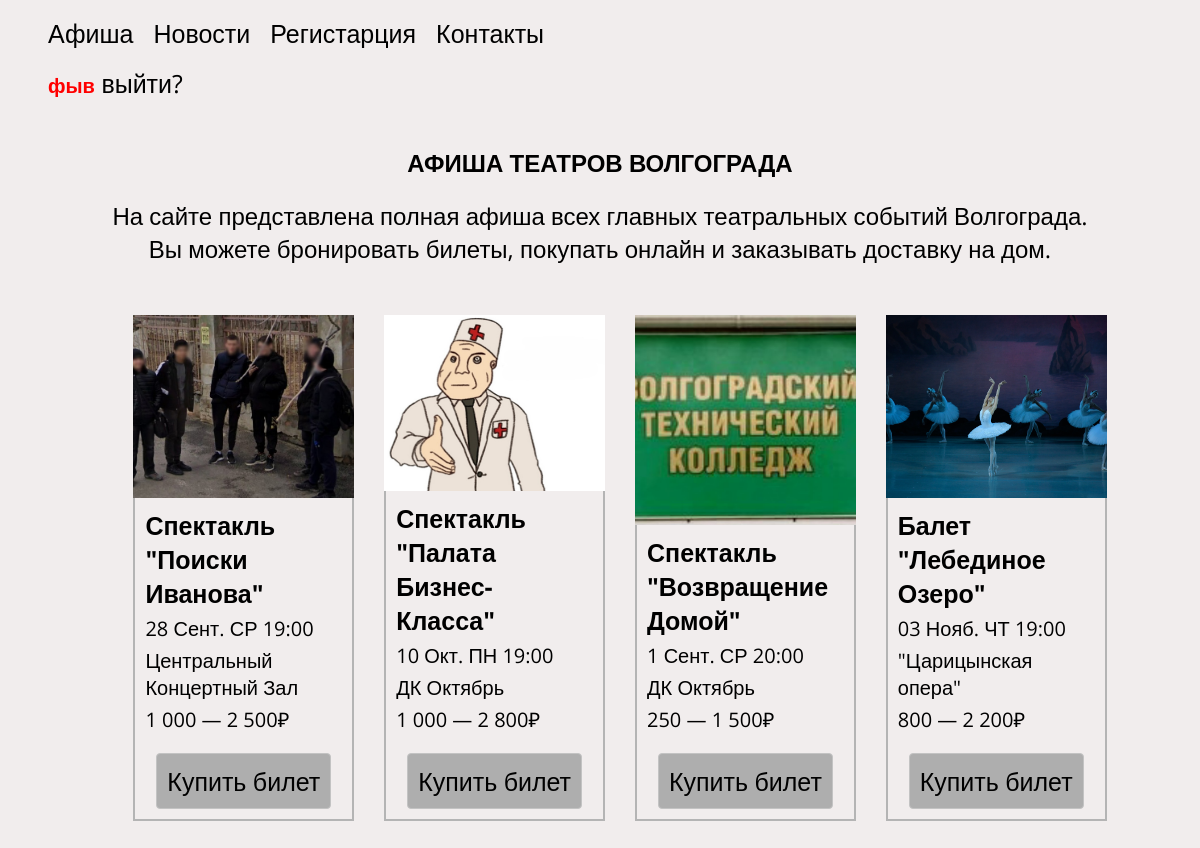
/ (signed in), run on the app's committed database.
### tables this page shows
CREATE TABLE `user` (
  `id` int NOT NULL,
  `login` varchar(255) NOT NULL,
  `password` varchar(255) NOT NULL
);

CREATE TABLE `poster` (
  `id` int NOT NULL,
  `img` varchar(255) NOT NULL,
  `name` varchar(255) NOT NULL,
  `date` varchar(255) NOT NULL,
  `place` varchar(255) NOT NULL,
  `price` varchar(255) NOT NULL
);

### index.php (the view, shortened to what this page needs)
<?php
include 'connect.php';
if (!$conn) {
    die("Ошибка: " . mysqli_connect_error());
} else {
    $posterSelect = "SELECT * FROM `poster`";
    $posterSelectResult = mysqli_query($conn, $posterSelect);
}
?>
<!DOCTYPE html>
<html lang="ru">
<head>
    <link rel="stylesheet" href="/style/style.css">
</head>
<body>
    <header class="header">
        <div class="header-container ">
            <nav class="header-nav">
                <ul class="menu flex">
                    <li>
                        <a href="index.php" class="header-link">Афиша</a>
                    </li>
                    <li>
                        <a href="#">Новости</a>
                    <li>
                        <a href="reg.php">Регистарция</a>
                    </li>
                    </li>
                    <li>
                        <a href="#">Контакты</a>
                    </li>
                </ul>
                <?php
                echo "<ul class='header-cabinet'>";
                if (isset($_SESSION["userid"])) {
                    $currentID = $_SESSION["userid"];
                    $loginSelect = "SELECT login FROM `user` WHERE id = '$currentID'";
                    $loginResult = mysqli_query($conn, $loginSelect);
                    $loginFetch = mysqli_fetch_array($loginResult);
                    echo "<span class ='nameclass'>" . $loginFetch['login'] . "</span>";
                    echo "<a href='exit.php'>" . " выйти?" . "</a>";
                } else {
                    echo "<a href='auth.php'>" . "Авторизация" . "</a>";
                }
                echo "</ul>"
                ?>
            </nav>
        </div>
    </header>
    <main class="main">
        <section class="section">
            <div class="container main-container">
                <h1 class="container-header">
                    АФИША ТЕАТРОВ ВОЛГОГРАДА
                </h1>
                <p class="container header-info">На&nbsp;сайте представлена полная афиша всех главных театральных событий Волгограда.
                    Вы&nbsp;можете бронировать билеты, покупать онлайн и&nbsp;заказывать доставку на&nbsp;дом.</p>
            </div>
            <div class="poster">
                <ul class="poster-list">
                    <?php
                    foreach ($posterSelectResult as $posterRow) {
                        echo "<li class='poster-item'>";
                        echo "<img src='img/" . $posterRow['img'] . "' alt=''>";
                        echo "<div class='poster-content-wrapper'>";
                        echo "<h2 class='poster-header'>" .
                            "<a href='index.php?name=' class='poster-link'>" . $posterRow['name'] . "</a>" .
                            "</h2>";
                        echo "<span class='poster-span'>" . "$posterRow[date]" . "</span>";
                        echo "<span class='poster-span'>" . "$posterRow[place]" . "</span>";
                        echo "<span class='poster-span'>" . "$posterRow[price]" . "</span>";
                        echo "<div class='theatre-about-wrapper'>";
                        echo "<a href='theatre.php?posterid=" . $posterRow['id'] . "' class='about'>" . "Купить билет" . "</a>";
                        echo "</div>";
                        echo "</div>";
                        echo "</li>";
                    }
                    ?>
                </ul>
            </div>
        </section>
    </main>
</body>
</html>

### style/style.css (style rules this page uses)
html { box-sizing: border-box; }
a { align-items: center; text-decoration: none; color: black; font-size: 25px; padding-right: 20px; }
body { background-color: rgb(241, 237, 237); font-family: 'Open Sans', sans-serif; }
.header { padding-bottom: 10px; }
.flex { display: flex; }
.container { padding: 0 15px; margin: 0 auto; max-width: 1024px; }
ul { list-style: none; }
.nameclass { font-family: 'Open Sans', sans-serif; color: red; font-size: 20px; font-weight: 600; }
.main-container { text-align: center; margin-bottom: 50px; }
.header-info { font-size: 24px; }
.poster-item { width: calc((100% - 40px) / 5); margin-bottom: 30px; display: flex; flex-direction: column; }
.poster-item:not(:last-child) { margin-right: 30px; }
.poster-item img { display: flex; flex: 1; object-fit: cover; overflow: hidden; }
.poster-content-wrapper { display: flex; flex-direction: column; align-content: center; padding: 10px; border: 2px solid rgb(180, 180, 180); border-top: none; }
.poster-header { margin: 0; margin-bottom: 5px; }
.poster-link { margin-bottom: 10px; }
.poster-span { margin-bottom: 5px; font-size: 20px; }
.poster-list { display: flex; justify-content: center; }
img { max-width: 100%; }
.theatre-about-wrapper { display: flex; flex: 1; justify-content: center; align-items: flex-end; padding-top: 15px; }
.about { padding: 10px; color: rgb(0, 0, 0); background-color: rgb(174, 174, 174); border: 1px solid rgb(195, 195, 195); border-radius: 4px; }

### data on the page
user: login "фыв"
poster: img (picture), name "Спектакль \"Поиски Иванова\"", date "28 Сент. СР 19:00", place "Центральный Концертный Зал", price "1 000 — 2 500₽"
poster: img (picture), name "Спектакль \"Палата Бизнес-Класса\"", date "10 Окт. ПН 19:00", place "ДК Октябрь", price "1 000 — 2 800₽"
poster: img (picture), name "Спектакль \"Возвращение Домой\"", date "1 Сент. СР 20:00", place "ДК Октябрь", price "250 — 1 500₽"
poster: img (picture), name "Балет \"Лебединое Озеро\"", date "03 Нояб. ЧТ 19:00", place "\"Царицынская опера\"", price "800 — 2 200₽"
